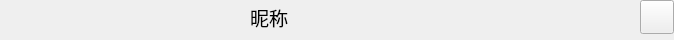
           <widget class="QWidget" name="widgetContentRightTop" native="true">
            <property name="minimumSize">
             <size>
              <width>0</width>
              <height>40</height>
             </size>
            </property>
            <property name="maximumSize">
             <size>
              <width>16777215</width>
              <height>40</height>
             </size>
            </property>
            <layout class="QGridLayout" name="gridLayout_13">
             <property name="leftMargin">
              <number>0</number>
             </property>
             <property name="topMargin">
              <number>0</number>
             </property>
             <property name="rightMargin">
              <number>0</number>
             </property>
             <property name="bottomMargin">
              <number>6</number>
             </property>
             <property name="spacing">
              <number>0</number>
             </property>
             <item row="0" column="2">
              <spacer name="horizontalSpacer_4">
               <property name="orientation">
                <enum>Qt::Horizontal</enum>
               </property>
               <property name="sizeHint" stdset="0">
                <size>
                 <width>250</width>
                 <height>19</height>
                </size>
               </property>
              </spacer>
             </item>
             <item row="0" column="3">
              <widget class="QToolButton" name="toolButtonWindowSetting">
               <property name="minimumSize">
                <size>
                 <width>34</width>
                 <height>34</height>
                </size>
               </property>
               <property name="maximumSize">
                <size>
                 <width>34</width>
                 <height>34</height>
                </size>
               </property>
               <property name="text">
                <string/>
               </property>
               <property name="icon">
                <iconset resource="res.qrc">
                 <normaloff>:/main/res/main/arrow-down.png</normaloff>:/main/res/main/arrow-down.png</iconset>
               </property>
               <property name="iconSize">
                <size>
                 <width>16</width>
                 <height>16</height>
                </size>
               </property>
               <property name="autoRaise">
                <bool>true</bool>
               </property>
              </widget>
             </item>
             <item row="0" column="5">
              <widget class="QToolButton" name="toolButtonMax">
               <property name="minimumSize">
                <size>
                 <width>34</width>
                 <height>34</height>
                </size>
               </property>
               <property name="maximumSize">
                <size>
                 <width>34</width>
                 <height>34</height>
                </size>
               </property>
               <property name="text">
                <string/>
               </property>
               <property name="icon">
                <iconset resource="res.qrc">
                 <normaloff>:/chat/res/chat/max.png</normaloff>:/chat/res/chat/max.png</iconset>
               </property>
               <property name="iconSize">
                <size>
                 <width>12</width>
                 <height>12</height>
                </size>
               </property>
               <property name="autoRaise">
                <bool>true</bool>
               </property>
              </widget>
             </item>
             <item row="0" column="4">
              <widget class="QToolButton" name="toolButtoMin">
               <property name="minimumSize">
                <size>
                 <width>34</width>
                 <height>34</height>
                </size>
               </property>
               <property name="maximumSize">
                <size>
                 <width>34</width>
                 <height>34</height>
                </size>
               </property>
               <property name="text">
                <string/>
               </property>
               <property name="icon">
                <iconset resource="res.qrc">
                 <normaloff>:/main/res/main/main-min.png</normaloff>:/main/res/main/main-min.png</iconset>
               </property>
               <property name="autoRaise">
                <bool>true</bool>
               </property>
              </widget>
             </item>
             <item row="0" column="0">
              <spacer name="horizontalSpacer_3">
               <property name="orientation">
                <enum>Qt::Horizontal</enum>
               </property>
               <property name="sizeHint" stdset="0">
                <size>
                 <width>250</width>
                 <height>19</height>
                </size>
               </property>
              </spacer>
             </item>
             <item row="0" column="6">
              <widget class="QToolButton" name="toolButtonClose">
               <property name="minimumSize">
                <size>
                 <width>34</width>
                 <height>34</height>
                </size>
               </property>
               <property name="maximumSize">
                <size>
                 <width>34</width>
                 <height>34</height>
                </size>
               </property>
               <property name="text">
                <string/>
               </property>
               <property name="icon">
                <iconset resource="res.qrc">
                 <normaloff>:/main/res/main/main-close.png</normaloff>:/main/res/main/main-close.png</iconset>
               </property>
               <property name="autoRaise">
                <bool>false</bool>
               </property>
              </widget>
             </item>
             <item row="0" column="1">
              <widget class="QLabel" name="labelCurrentObjName">
               <property name="minimumSize">
                <size>
                 <width>0</width>
                 <height>26</height>
                </size>
               </property>
               <property name="maximumSize">
                <size>
                 <width>16777215</width>
                 <height>26</height>
                </size>
               </property>
               <property name="font">
                <font>
                 <pointsize>14</pointsize>
                 <underline>false</underline>
                </font>
               </property>
               <property name="text">
                <string>昵称</string>
               </property>
               <property name="alignment">
                <set>Qt::AlignCenter</set>
               </property>
              </widget>
             </item>
            </layout>
           </widget>
